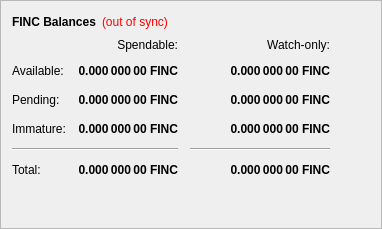
        <widget class="QFrame" name="frame">
         <property name="frameShape">
          <enum>QFrame::StyledPanel</enum>
         </property>
         <property name="frameShadow">
          <enum>QFrame::Raised</enum>
         </property>
         <layout class="QVBoxLayout" name="verticalLayout_4">
          <item>
           <layout class="QHBoxLayout" name="horizontalLayout_4">
            <item>
             <widget class="QLabel" name="label_5">
              <property name="font">
               <font>
                <weight>75</weight>
                <bold>true</bold>
               </font>
              </property>
              <property name="text">
               <string>FINC Balances</string>
              </property>
             </widget>
            </item>
            <item>
             <widget class="QLabel" name="labelWalletStatus">
              <property name="cursor">
               <cursorShape>WhatsThisCursor</cursorShape>
              </property>
              <property name="toolTip">
               <string>The displayed information may be out of date. Your wallet automatically synchronizes with the finc network after a connection is established, but this process has not completed yet.</string>
              </property>
              <property name="styleSheet">
               <string notr="true">QLabel { color: red; }</string>
              </property>
              <property name="text">
               <string notr="true">(out of sync)</string>
              </property>
              <property name="alignment">
               <set>Qt::AlignLeading|Qt::AlignLeft|Qt::AlignVCenter</set>
              </property>
             </widget>
            </item>
            <item>
             <spacer name="horizontalSpacer_3">
              <property name="orientation">
               <enum>Qt::Horizontal</enum>
              </property>
              <property name="sizeHint" stdset="0">
               <size>
                <width>40</width>
                <height>20</height>
               </size>
              </property>
             </spacer>
            </item>
           </layout>
          </item>
          <item>
           <layout class="QGridLayout" name="gridLayout">
            <property name="spacing">
             <number>12</number>
            </property>
            <item row="2" column="2">
             <widget class="QLabel" name="labelWatchPending">
              <property name="font">
               <font>
                <weight>75</weight>
                <bold>true</bold>
               </font>
              </property>
              <property name="cursor">
               <cursorShape>IBeamCursor</cursorShape>
              </property>
              <property name="toolTip">
               <string>Unconfirmed transactions to watch-only addresses</string>
              </property>
              <property name="text">
               <string notr="true">0.000 000 00 FINC</string>
              </property>
              <property name="alignment">
               <set>Qt::AlignRight|Qt::AlignTrailing|Qt::AlignVCenter</set>
              </property>
              <property name="textInteractionFlags">
               <set>Qt::LinksAccessibleByMouse|Qt::TextSelectableByKeyboard|Qt::TextSelectableByMouse</set>
              </property>
             </widget>
            </item>
            <item row="2" column="1">
             <widget class="QLabel" name="labelUnconfirmed">
              <property name="font">
               <font>
                <weight>75</weight>
                <bold>true</bold>
               </font>
              </property>
              <property name="cursor">
               <cursorShape>IBeamCursor</cursorShape>
              </property>
              <property name="toolTip">
               <string>Total of transactions that have yet to be confirmed, and do not yet count toward the spendable balance</string>
              </property>
              <property name="text">
               <string notr="true">0.000 000 00 FINC</string>
              </property>
              <property name="alignment">
               <set>Qt::AlignRight|Qt::AlignTrailing|Qt::AlignVCenter</set>
              </property>
              <property name="textInteractionFlags">
               <set>Qt::LinksAccessibleByMouse|Qt::TextSelectableByKeyboard|Qt::TextSelectableByMouse</set>
              </property>
             </widget>
            </item>
            <item row="3" column="2">
             <widget class="QLabel" name="labelWatchImmature">
              <property name="font">
               <font>
                <weight>75</weight>
                <bold>true</bold>
               </font>
              </property>
              <property name="cursor">
               <cursorShape>IBeamCursor</cursorShape>
              </property>
              <property name="toolTip">
               <string>Staked or masternode rewards in watch-only addresses that has not yet matured</string>
              </property>
              <property name="text">
               <string notr="true">0.000 000 00 FINC</string>
              </property>
              <property name="alignment">
               <set>Qt::AlignRight|Qt::AlignTrailing|Qt::AlignVCenter</set>
              </property>
              <property name="textInteractionFlags">
               <set>Qt::LinksAccessibleByMouse|Qt::TextSelectableByKeyboard|Qt::TextSelectableByMouse</set>
              </property>
             </widget>
            </item>
            <item row="4" column="0" colspan="2">
             <widget class="Line" name="lineSpendableBalance">
              <property name="orientation">
               <enum>Qt::Horizontal</enum>
              </property>
             </widget>
            </item>
            <item row="4" column="2">
             <widget class="Line" name="lineWatchBalance">
              <property name="sizePolicy">
               <sizepolicy hsizetype="Preferred" vsizetype="Fixed">
                <horstretch>0</horstretch>
                <verstretch>0</verstretch>
               </sizepolicy>
              </property>
              <property name="minimumSize">
               <size>
                <width>140</width>
                <height>0</height>
               </size>
              </property>
              <property name="orientation">
               <enum>Qt::Horizontal</enum>
              </property>
             </widget>
            </item>
            <item row="5" column="0">
             <widget class="QLabel" name="labelTotalText">
              <property name="text">
               <string>Total:</string>
              </property>
             </widget>
            </item>
            <item row="3" column="1">
             <widget class="QLabel" name="labelImmature">
              <property name="font">
               <font>
                <weight>75</weight>
                <bold>true</bold>
               </font>
              </property>
              <property name="cursor">
               <cursorShape>IBeamCursor</cursorShape>
              </property>
              <property name="toolTip">
               <string>Staked or masternode rewards that has not yet matured</string>
              </property>
              <property name="text">
               <string notr="true">0.000 000 00 FINC</string>
              </property>
              <property name="alignment">
               <set>Qt::AlignRight|Qt::AlignTrailing|Qt::AlignVCenter</set>
              </property>
              <property name="textInteractionFlags">
               <set>Qt::LinksAccessibleByMouse|Qt::TextSelectableByKeyboard|Qt::TextSelectableByMouse</set>
              </property>
             </widget>
            </item>
            <item row="2" column="3">
             <spacer name="horizontalSpacer_2">
              <property name="orientation">
               <enum>Qt::Horizontal</enum>
              </property>
              <property name="sizeHint" stdset="0">
               <size>
                <width>40</width>
                <height>20</height>
               </size>
              </property>
             </spacer>
            </item>
            <item row="3" column="0">
             <widget class="QLabel" name="labelImmatureText">
              <property name="text">
               <string>Immature:</string>
              </property>
             </widget>
            </item>
            <item row="5" column="1">
             <widget class="QLabel" name="labelTotal">
              <property name="font">
               <font>
                <weight>75</weight>
                <bold>true</bold>
               </font>
              </property>
              <property name="cursor">
               <cursorShape>IBeamCursor</cursorShape>
              </property>
              <property name="toolTip">
               <string>Your current total balance</string>
              </property>
              <property name="text">
               <string notr="true">0.000 000 00 FINC</string>
              </property>
              <property name="alignment">
               <set>Qt::AlignRight|Qt::AlignTrailing|Qt::AlignVCenter</set>
              </property>
              <property name="textInteractionFlags">
               <set>Qt::LinksAccessibleByMouse|Qt::TextSelectableByKeyboard|Qt::TextSelectableByMouse</set>
              </property>
             </widget>
            </item>
            <item row="5" column="2">
             <widget class="QLabel" name="labelWatchTotal">
              <property name="font">
               <font>
                <weight>75</weight>
                <bold>true</bold>
               </font>
              </property>
              <property name="cursor">
               <cursorShape>IBeamCursor</cursorShape>
              </property>
              <property name="toolTip">
               <string>Current total balance in watch-only addresses</string>
              </property>
              <property name="text">
               <string notr="true">0.000 000 00 FINC</string>
              </property>
              <property name="alignment">
               <set>Qt::AlignRight|Qt::AlignTrailing|Qt::AlignVCenter</set>
              </property>
              <property name="textInteractionFlags">
               <set>Qt::LinksAccessibleByMouse|Qt::TextSelectableByKeyboard|Qt::TextSelectableByMouse</set>
              </property>
             </widget>
            </item>
            <item row="0" column="2">
             <widget class="QLabel" name="labelWatchonly">
              <property name="text">
               <string>Watch-only:</string>
              </property>
              <property name="alignment">
               <set>Qt::AlignRight|Qt::AlignTrailing|Qt::AlignVCenter</set>
              </property>
             </widget>
            </item>
            <item row="1" column="0">
             <widget class="QLabel" name="labelBalanceText">
              <property name="text">
               <string>Available:</string>
              </property>
             </widget>
            </item>
            <item row="1" column="1">
             <widget class="QLabel" name="labelBalance">
              <property name="font">
               <font>
                <weight>75</weight>
                <bold>true</bold>
               </font>
              </property>
              <property name="cursor">
               <cursorShape>IBeamCursor</cursorShape>
              </property>
              <property name="toolTip">
               <string>Your current spendable balance</string>
              </property>
              <property name="text">
               <string notr="true">0.000 000 00 FINC</string>
              </property>
              <property name="alignment">
               <set>Qt::AlignRight|Qt::AlignTrailing|Qt::AlignVCenter</set>
              </property>
              <property name="textInteractionFlags">
               <set>Qt::LinksAccessibleByMouse|Qt::TextSelectableByKeyboard|Qt::TextSelectableByMouse</set>
              </property>
             </widget>
            </item>
            <item row="1" column="2">
             <widget class="QLabel" name="labelWatchAvailable">
              <property name="font">
               <font>
                <weight>75</weight>
                <bold>true</bold>
               </font>
              </property>
              <property name="cursor">
               <cursorShape>IBeamCursor</cursorShape>
              </property>
              <property name="toolTip">
               <string>Your current balance in watch-only addresses</string>
              </property>
              <property name="text">
               <string notr="true">0.000 000 00 FINC</string>
              </property>
              <property name="alignment">
               <set>Qt::AlignRight|Qt::AlignTrailing|Qt::AlignVCenter</set>
              </property>
              <property name="textInteractionFlags">
               <set>Qt::LinksAccessibleByMouse|Qt::TextSelectableByKeyboard|Qt::TextSelectableByMouse</set>
              </property>
             </widget>
            </item>
            <item row="2" column="0">
             <widget class="QLabel" name="labelPendingText">
              <property name="text">
               <string>Pending:</string>
              </property>
             </widget>
            </item>
            <item row="0" column="1">
             <widget class="QLabel" name="labelSpendable">
              <property name="text">
               <string>Spendable:</string>
              </property>
              <property name="alignment">
               <set>Qt::AlignRight|Qt::AlignTrailing|Qt::AlignVCenter</set>
              </property>
             </widget>
            </item>
           </layout>
          </item>
          <item>
           <spacer name="verticalSpacer_4">
            <property name="orientation">
             <enum>Qt::Vertical</enum>
            </property>
            <property name="sizeHint" stdset="0">
             <size>
              <width>20</width>
              <height>40</height>
             </size>
            </property>
           </spacer>
          </item>
         </layout>
        </widget>
